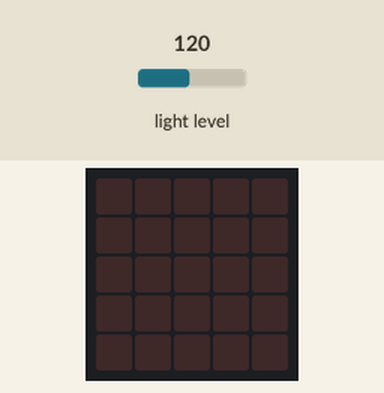
Simulated run of this program. Board: BBC micro:bit (MakeCode). Shown: the board's 5×5 LED display. Inputs (shaded band) come from the test bench; at power-on: light level 120.

Above: at 1.2 s.
1.3 s: light level set to 102
2.8 s: light level set to 95
At 3.2 s:
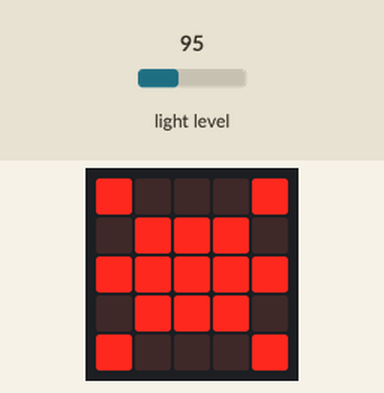
4.3 s: light level set to 128
At 5.0 s:
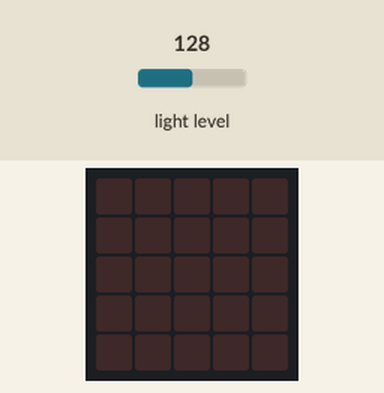
5.9 s: light level set to 5
At 6.6 s:
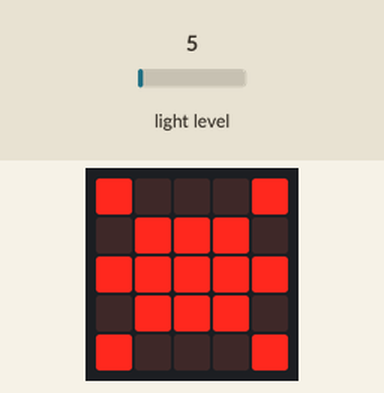
7.4 s: light level set to 191
At 8.4 s:
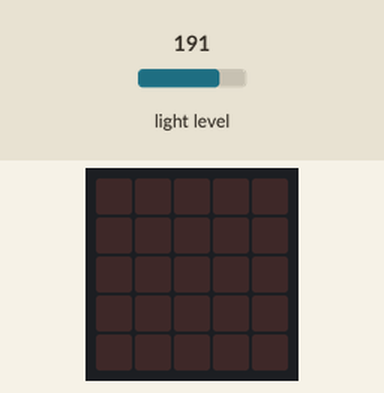
Timing chart, 0 to 10.0 s (numbered marks = the images above; inputs shaded):
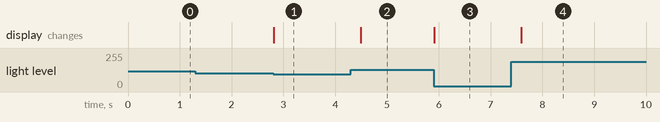

Measured:
- the behaviour switches between 100 and 99 on light level (found by bisection; images 0 and 1)
- after the input at 1.3 s, every drawn part: stays the same
- after the input at 2.8 s, the display: changes at once (image 1)
- after the input at 4.3 s, the display: changes after 0.19 s (image 2)
- after the input at 5.9 s, the display: changes at once (image 3)
- after the input at 7.4 s, the display: changes after 0.19 s (image 4)

The program:

main.ts
```typescript
basic.forever(function () {
    if (input.lightLevel() < 100) {
        basic.showLeds(`
            # . . . #
            . # # # .
            # # # # #
            . # # # .
            # . . . #
            `)
    } else {
        basic.clearScreen()
    }
})
```

test.ts
```typescript
// les tests vont ici ; cela ne sera pas compilé si ce paquet est utilisé en tant qu'extension.
```
